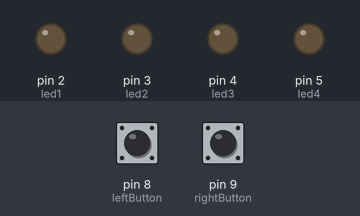
Bench run of a sketch on a simulated Arduino Uno, built with avr-gcc and run on an emulated ATmega328P. Parts: output pins drawn as LEDs (lit = HIGH). Dashed ring = blinking. Inputs (shaded band) come from the test bench; at power-on: pin 8 (leftButton) LOW, pin 9 (rightButton) LOW.

Above: at 1.2 s.
1.3 s: pin 8 (leftButton) pulled HIGH for 0.15 s
At 1.4 s:
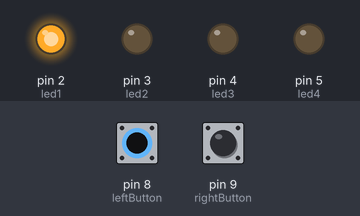
3.6 s: pin 9 (rightButton) pulled HIGH for 1 s
At 3.7 s:
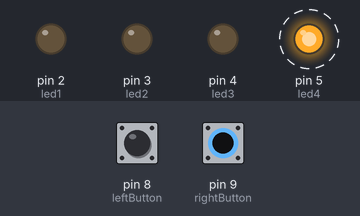
6.6 s: pin 9 (rightButton) pulled HIGH for 3.2 s
At 6.9 s:
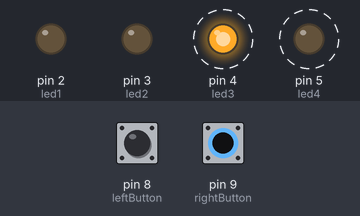
11.3 s: pin 8 (leftButton) pulled HIGH for 3.2 s
At 11.6 s:
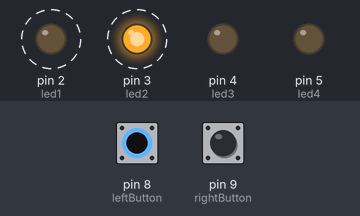
Timing chart, 0 to 16.0 s (numbered marks = the images above; inputs shaded):
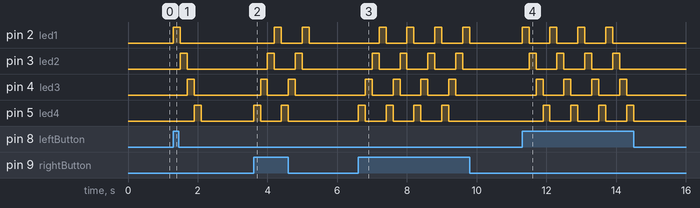

Measured:
- after the input at 1.3 s, pin 2 (led1): LOW → HIGH at once, → LOW 0.20 s later; pin 3 (led2): LOW → HIGH after 0.20 s, → LOW 0.20 s later; pin 4 (led3): LOW → HIGH after 0.40 s, → LOW 0.20 s later; pin 5 (led4): LOW → HIGH after 0.60 s, → LOW 0.20 s later
- after the input at 3.6 s, pin 2 (led1): alternates HIGH for 0.20 s and LOW for 0.60 s, 4 changes in all, then stays LOW, starting after 0.60 s; pin 3 (led2): alternates HIGH for 0.20 s and LOW for 0.60 s, 4 changes in all, then stays LOW, starting after 0.40 s
- after the input at 6.6 s, pin 2 (led1): alternates HIGH for 0.20 s and LOW for 0.60 s, 8 changes in all, then stays LOW, starting after 0.60 s; pin 3 (led2): alternates HIGH for 0.20 s and LOW for 0.60 s, 8 changes in all, then stays LOW, starting after 0.40 s
- after the input at 11.3 s, pin 2 (led1): alternates HIGH for 0.20 s and LOW for 0.60 s, 8 changes in all, then stays LOW, starting at once; pin 3 (led2): alternates HIGH for 0.20 s and LOW for 0.60 s, 8 changes in all, then stays LOW, starting after 0.20 s

The sketch:

push_button_left_right_action.ino
```cpp
//global declaration
int led1 = 2;
int led2 = 3;
int led3 = 4;
int led4 = 5;

int leftButton = 8;
int rightButton = 9;

void setup()
{
  pinMode(led1, OUTPUT);
  pinMode(led2, OUTPUT);
  pinMode(led3, OUTPUT);
  pinMode(led4, OUTPUT);

  pinMode(leftButton, INPUT);
  pinMode(rightButton, INPUT);
}

void loop()
{
  if (digitalRead(leftButton) == HIGH)
  {
    // Left to Right
    digitalWrite(led1, HIGH);
    delay(200);
    digitalWrite(led1, LOW);

    digitalWrite(led2, HIGH);
    delay(200);
    digitalWrite(led2, LOW);

    digitalWrite(led3, HIGH);
    delay(200);
    digitalWrite(led3, LOW);

    digitalWrite(led4, HIGH);
    delay(200);
    digitalWrite(led4, LOW);
  }

  if (digitalRead(rightButton) == HIGH)
  {
    // Right to Left
    digitalWrite(led4, HIGH);
    delay(200);
    digitalWrite(led4, LOW);

    digitalWrite(led3, HIGH);
    delay(200);
    digitalWrite(led3, LOW);

    digitalWrite(led2, HIGH);
    delay(200);
    digitalWrite(led2, LOW);

    digitalWrite(led1, HIGH);
    delay(200);
    digitalWrite(led1, LOW);
  }
}
```
